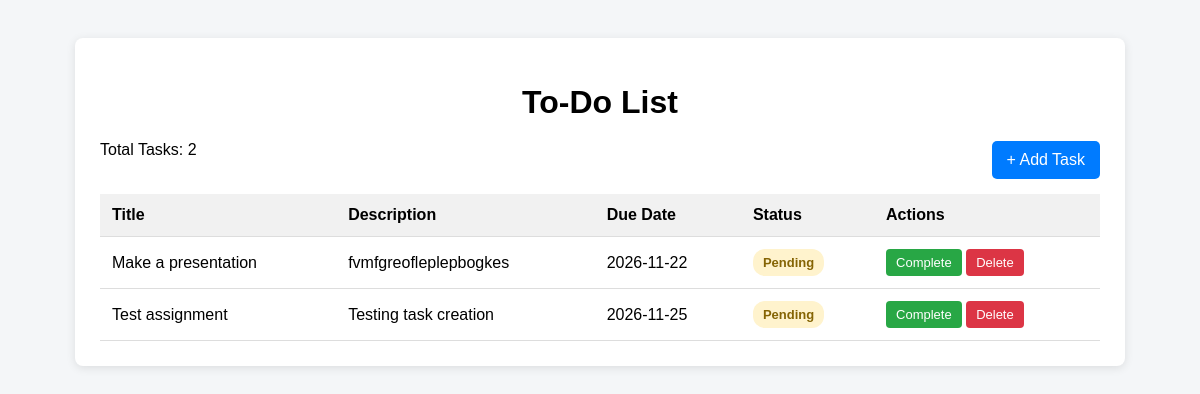
The page / on the database its author committed.
### tables this page shows
CREATE TABLE tasks (
    id INTEGER PRIMARY KEY AUTOINCREMENT,
    title TEXT NOT NULL,
    description TEXT,
    due_date TEXT,
    status TEXT NOT NULL CHECK(status IN ('pending', 'completed'))
);

### app.py (the view)
@app.route("/", methods=["GET"])
def tasks_page():
    try:
        tasks = get_all_tasks(app.config["DB_NAME"])
        return render_template("tasks.html", tasks=tasks)
    except Exception as e:
        logging.error(f"Error rendering tasks page: {e}")
        return "Internal Server Error", 500

### db.py (called while the page is built)
def get_connection(db_name="tasks.db"):
    conn = sqlite3.connect(db_name)
    conn.row_factory = sqlite3.Row
    conn.execute("PRAGMA journal_mode=WAL;")
    return conn

def get_all_tasks(db_name="tasks.db"):
    conn = get_connection(db_name)
    cursor = conn.cursor()
    cursor.execute("SELECT * FROM tasks")
    rows = cursor.fetchall()
    conn.close()
    return [dict(row) for row in rows]

### templates/tasks.html (shortened to what this page needs)
<!DOCTYPE html>
<html>
<head>
</head>
<body>
<div class="container">
    <h1>To-Do List</h1>
    <div class="top-bar">
        <span>Total Tasks: {{ tasks|length }}</span>
        <a class="add-btn" href="/add-task">+ Add Task</a>
    </div>
    {% if tasks %}
    <table>
        <tr>
            <th>Title</th>
            <th>Description</th>
            <th>Due Date</th>
            <th>Status</th>
            <th>Actions</th>
        </tr>
        {% for task in tasks %}
        <tr>
            <td>{{ task.title }}</td>
            <td>{{ task.description }}</td>
            <td>{{ task.due_date }}</td>
            <td>
                {% if task.status == "completed" %}
                    <span class="status completed">Completed</span>
                {% else %}
                    <span class="status pending">Pending</span>
                {% endif %}
            </td>
            <td class="actions">
                {% if task.status != "completed" %}
                <form method="post" action="/api/tasks/{{ task.id }}?_method=PUT">
                    <button class="btn btn-complete" disabled>
                        Complete
                    </button>
                </form>
                {% endif %}
                <form method="post" action="/api/tasks/{{ task.id }}?_method=DELETE">
                    <button class="btn btn-delete" disabled>
                        Delete
                    </button>
                </form>
            </td>
        </tr>
        {% endfor %}
    </table>
    {% else %}
        <div class="empty">
            No tasks yet. Click <strong>“Add Task”</strong> to get started.
        </div>
    {% endif %}
</div>
</body>
</html>

### templates/tasks.html (style rules this page uses)
body { font-family: Arial, sans-serif; background-color: #f4f6f8; padding: 30px; }
.container { max-width: 1000px; margin: auto; background: #ffffff; padding: 25px; border-radius: 8px; box-shadow: 0 2px 10px rgba(0,0,0,0.1); }
h1 { text-align: center; margin-bottom: 20px; }
.top-bar { display: flex; justify-content: space-between; margin-bottom: 15px; }
.add-btn { padding: 10px 15px; background-color: #007bff; color: white; text-decoration: none; border-radius: 5px; }
table { width: 100%; border-collapse: collapse; }
th, td { padding: 12px; border-bottom: 1px solid #ddd; vertical-align: middle; }
th { background-color: #f1f1f1; text-align: left; }
.status { padding: 6px 10px; border-radius: 12px; font-size: 13px; font-weight: bold; display: inline-block; }
.pending { background-color: #fff3cd; color: #856404; }
.actions form { display: inline; }
.btn { padding: 6px 10px; border: none; border-radius: 4px; cursor: pointer; font-size: 13px; }
.btn-complete { background-color: #28a745; color: white; }
.btn-delete { background-color: #dc3545; color: white; }

### rows shown on the page
tasks: title "Make a presentation", description "fvmfgreofleplepbogkes", due_date "2026-11-22", status "Pending"
tasks: title "Test assignment", description "Testing task creation", due_date "2026-11-25", status "Pending"

### other values the page prints
{{ tasks|length }} "2"
